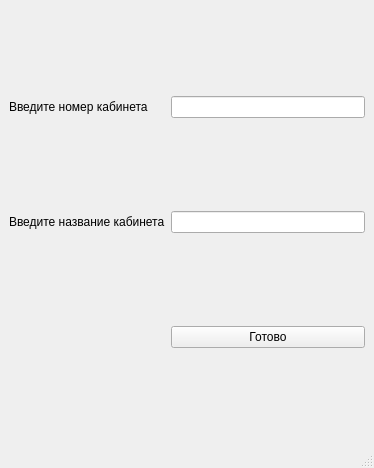
<?xml version="1.0" encoding="UTF-8"?>
<ui version="4.0">
 <class>AddOffice</class>
 <widget class="QMainWindow" name="AddOffice">
  <property name="geometry">
   <rect>
    <x>0</x>
    <y>0</y>
    <width>374</width>
    <height>468</height>
   </rect>
  </property>
  <property name="windowTitle">
   <string>Добавление кабинета</string>
  </property>
  <widget class="QWidget" name="centralwidget">
   <layout class="QGridLayout" name="gridLayout">
    <item row="0" column="0">
     <widget class="QLabel" name="label">
      <property name="text">
       <string>Введите номер кабинета</string>
      </property>
     </widget>
    </item>
    <item row="0" column="1">
     <widget class="QLineEdit" name="number_edit"/>
    </item>
    <item row="1" column="0">
     <widget class="QLabel" name="label_2">
      <property name="text">
       <string>Введите название кабинета</string>
      </property>
     </widget>
    </item>
    <item row="1" column="1">
     <widget class="QLineEdit" name="title_edit"/>
    </item>
    <item row="2" column="1">
     <widget class="QPushButton" name="pushButton">
      <property name="text">
       <string>Готово</string>
      </property>
     </widget>
    </item>
   </layout>
  </widget>
  <widget class="QStatusBar" name="statusbar"/>
 </widget>
 <resources/>
 <connections/>
</ui>
